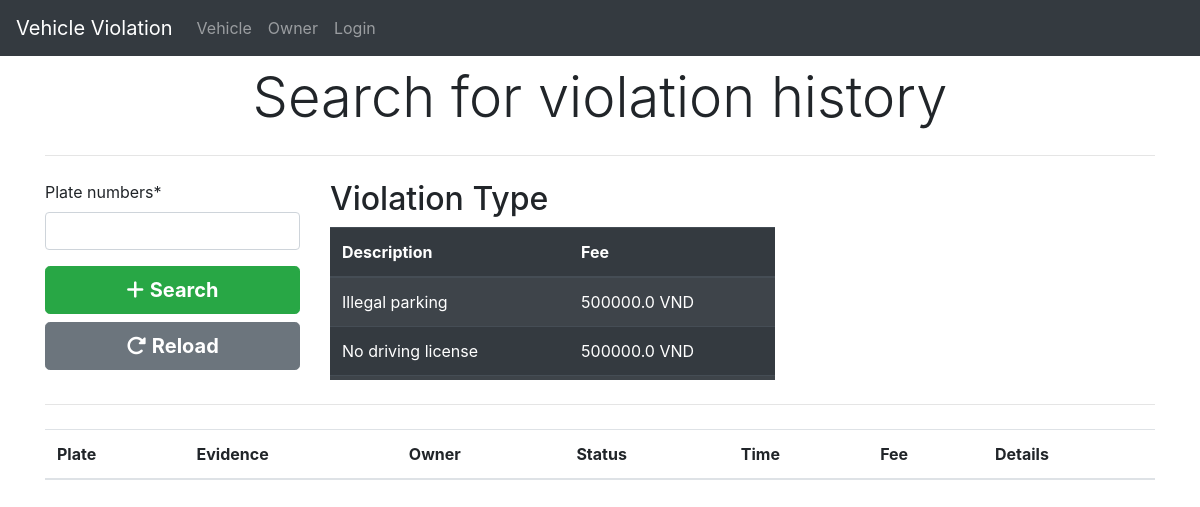
The page / on the database its author committed.
### violation_history/models.py (models this page shows, shortened)
class Violation(models.Model):
    description = models.CharField(max_length=200)
    fee = models.FloatField(default=500000)

### violation_history/views.py (the view)
# urls.py: path('',views.get_list_violation, name='violation_list'),
@csrf_exempt
def get_list_violation(request):
    if request.method == "POST":
        search = request.POST['search']
        violation = ViolationHistory.objects.all().select_related('vehicle').select_related('violation').filter(vehicle__plate__icontains=str(search)).order_by("-id")
        vi_type = Violation.objects.all().order_by('description')
        return render(request, 'history/violation_history.html', {"form": SearchingForm(), "violation": violation, "vi_type": vi_type})
    else:
        vi_type = Violation.objects.all().order_by("description")
        return render(request, 'history/violation_history.html', {"form": SearchingForm(), "vi_type": vi_type})

### violation_history/forms.py
class SearchingForm(forms.Form):
    search = forms.CharField(max_length=100, label='Plate numbers')

### violation_history/templates/history/violation_history.html (shortened to what this page needs)
{% extends 'pages/base.html' %}
{% block content %}
{% load crispy_forms_tags %}
<h1 class="display-4" style="text-align: center;">Search for violation history</h1>
<hr class="my-4">
<div class="row">
  <div class="col-md-3">
  <form action="" method="POST" autocomplete="off">
  <div class="row">
    <div class="col-md-12">
        {{form.search|as_crispy_field}}
        <button type="submit" class="btn btn-success btn-block btn-lg"><i class="fa-solid fa-plus"></i> <b>Search</b></button>
        <a href="{% url 'violation_list' %}" class="btn btn-secondary btn-block btn-lg">
            <i class="fa-solid fa-rotate-right"></i> <b>Reload</b>
        </a>
    </div>
    </div>
  </form>
  </div>
  <div class="col-md-5" style="overflow-y:auto; height: 200px;">
    <h2>Violation Type</h2>
    <table class="table table-striped table-dark">
      <thead>
        <tr>
          <th scope="col">Description</th>
          <th scope="col">Fee</th>
        </tr>
      </thead>
      <tbody>
          {% for t  in vi_type %}
          <tr>
            <td>{{ t.description }}</td>
            <td>{{ t.fee }} VND</td>
          </tr>
          {% endfor %}
      </tbody>
    </table>
  </div>
</div>
<hr class="my-4">
<table class="table table-striped">
  <thead class="border-bottom font-weight-bold">
      <tr>
          <th>Plate</th>
          <th>Evidence</th>
          <th>Owner</th>
          <th>Status</th>
          <th>Time</th>
          <th>Fee</th>
          <th>Details</th>
      </tr>
  </thead>
</table>
{% endblock content %}

### rows shown on the page
Violation: description "Illegal parking", fee "500000.0"
Violation: description "No driving license", fee "500000.0"
